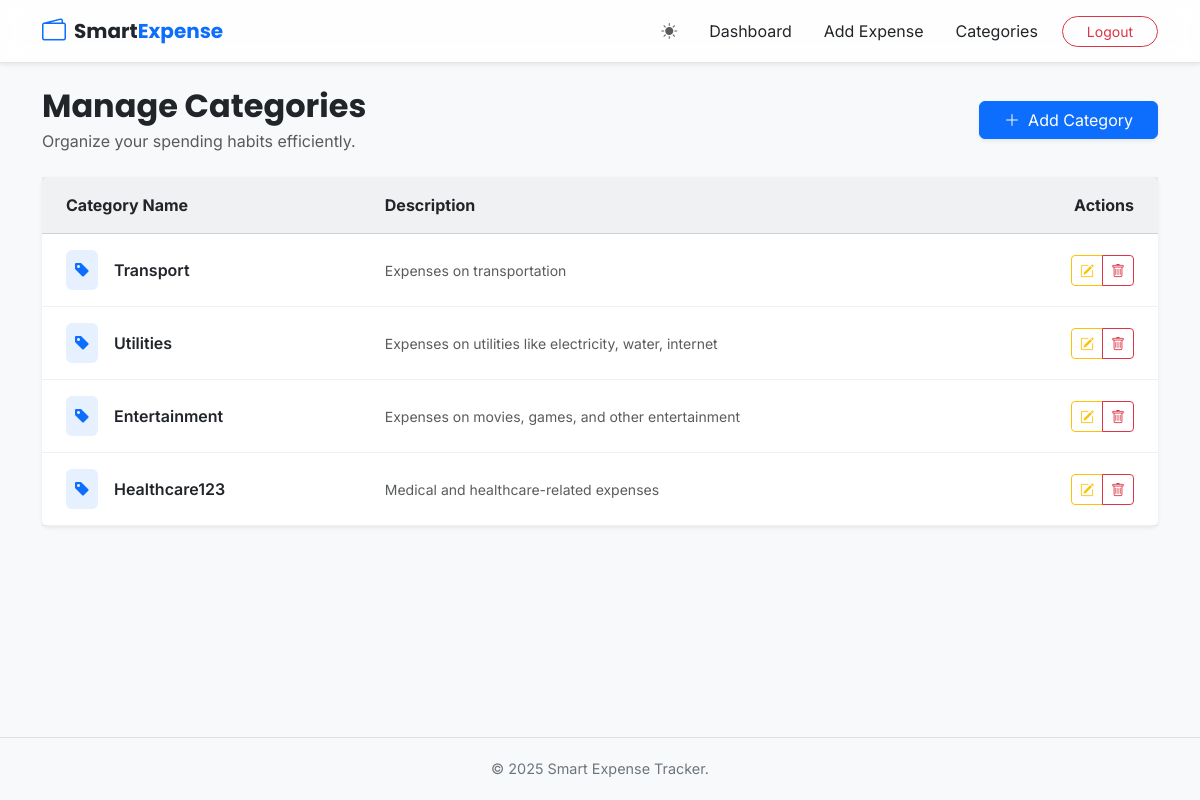
/categories (signed in), run on the app's committed database.
### models.py (models this page shows)
class Category(db.Model):
    id = db.Column(db.Integer, primary_key=True)
    name = db.Column(db.String(100), nullable=False)
    description = db.Column(db.String(300))
    user_id = db.Column(db.Integer, db.ForeignKey('user.id'), nullable=False)
    expenses = db.relationship('Expense', backref='category', lazy=True)

### app.py (the view)
@app.route('/categories')
@login_required
def list_categories():
    categories = db.session.query(Category).filter_by(user_id=current_user.id).all()
    return render_template('categories.html', categories=categories)

### app.py (called while the page is built)
@login_manager.user_loader
def load_user(user_id):
    return db.session.get(User, int(user_id))

### templates/categories.html (shortened to what this page needs)
{% extends 'base.html' %}
{% block content %}
<div class="d-flex justify-content-between align-items-center mb-4 fade-in">
    <div>
        <h2 class="mb-1 fw-bold">Manage Categories</h2>
        <p class="text-muted mb-0">Organize your spending habits efficiently.</p>
    </div>
    <a href="{{ url_for('add_category') }}" class="btn btn-primary shadow-sm px-4">
        <i class="bi bi-plus-lg me-2"></i>Add Category
    </a>
</div>
<div class="card border-0 shadow-sm fade-in">
    <div class="card-body p-0">
        <div class="table-responsive">
            <table class="table table-hover align-middle mb-0" style="color: #e0e0e0;">
                <thead class="bg-secondary bg-opacity-10 border-bottom border-secondary border-opacity-25">
                    <tr>
                        <th class="ps-4 py-3" style="width: 30%;">Category Name</th>
                        <th class="py-3">Description</th>
                        <th class="text-end pe-4 py-3" style="width: 15%;">Actions</th>
                    </tr>
                </thead>
                <tbody>
                    {% for cat in categories %}
                    <tr class="border-bottom border-secondary border-opacity-10 transition-hover">
                        <td class="ps-4 py-3">
                            <div class="d-flex align-items-center">
                                <div class="bg-primary bg-opacity-10 text-primary rounded p-2 me-3">
                                    <i class="bi bi-tag-fill"></i>
                                </div>
                                <span class="fw-semibold">{{ cat.name }}</span>
                            </div>
                        </td>
                        <td class="text-muted small">
                            {{ cat.description if cat.description else 'No description provided.' }}
                        </td>
                        <td class="text-end pe-4">
                            <div class="btn-group" role="group">
                                <a href="{{ url_for('edit_category', category_id=cat.id) }}"
                                   class="btn btn-sm btn-outline-warning"
                                   data-bs-toggle="tooltip"
                                   title="Edit Category">
                                    <i class="bi bi-pencil-square"></i>
                                </a>
                                <a href="{{ url_for('delete_category', category_id=cat.id) }}"
                                   class="btn btn-sm btn-outline-danger"
                                   onclick="return confirm('⚠️ Are you sure? Deleting this category might affect expenses linked to it.');"
                                   data-bs-toggle="tooltip"
                                   title="Delete Category">
                                    <i class="bi bi-trash"></i>
                                </a>
                            </div>
                        </td>
                    </tr>
                    {% endfor %}
                </tbody>
            </table>
        </div>
    </div>
</div>
{% endblock %}

### static/css/style.css (style rules this page uses)
:root { --primary-accent: #0d6efd; --app-bg: #f8f9fa; --card-bg: #ffffff; --glass-bg: rgba(255, 255, 255, 0.85); --text-color: #212529; --border-color: rgba(0, 0, 0, 0.1); }
body { font-family: 'Inter', sans-serif; background-color: var(--app-bg); color: var(--text-color); min-height: 100vh; display: flex; flex-direction: column; transition: background-color 0.3s ease, color 0.3s ease; }
h1, h2, h3, h4, h5, h6, .navbar-brand { font-family: 'Poppins', sans-serif; }
.card { border: 1px solid var(--border-color); background-color: var(--card-bg); box-shadow: 0 4px 6px rgba(0, 0, 0, 0.05); transition: background-color 0.3s ease, border-color 0.3s ease; }
.table { color: var(--text-color) !important; --bs-table-color: var(--text-color); --bs-table-bg: transparent; }
.fade-in { animation: fadeIn 0.6s ease-in-out; }

### data on the page
Category: name "Transport", description "Expenses on transportation"
Category: name "Utilities", description "Expenses on utilities like electricity, water, internet"
Category: name "Entertainment", description "Expenses on movies, games, and other entertainment"
Category: name "Healthcare123", description "Medical and healthcare-related expenses"
